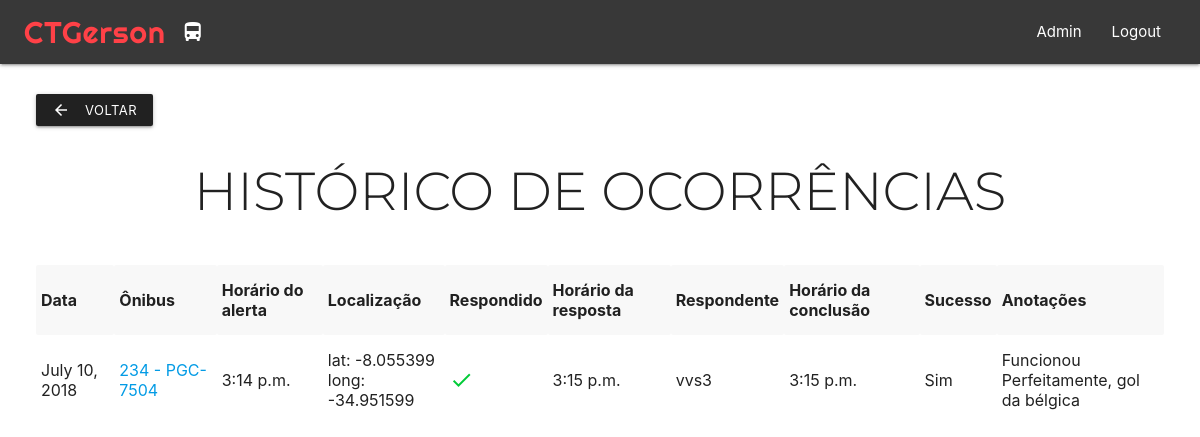
The page /lista_ocorrencias/ (signed in) on the database its author committed.
### CTGerson/models.py (models this page shows, shortened)
class Occurrence(models.Model):
    closed = models.BooleanField(default=False)
    date = models.DateField(default=timezone.localdate)
    bus = models.ForeignKey('CTGerson.Bus', on_delete=models.PROTECT, default=1)
    alert_time = models.TimeField(default=timezone.localtime)
    latitude = models.FloatField(default=0.0)
    longitude = models.FloatField(default=0.0)
    responded = models.BooleanField(default=False)
    response_time = models.TimeField(default=timezone.localtime)
    responder = models.ForeignKey('auth.User', on_delete=models.PROTECT, default=3)
    finish_time = models.TimeField(default=timezone.localtime)
    successfull = models.BooleanField(default=False)
    notes = models.TextField(blank=True)

class Bus(models.Model):
    plate = models.CharField(max_length=8)
    line_number = models.CharField(max_length=5)
    company = models.CharField(max_length=100)
    class Meta:
        permissions = (("can_see_bus_list", "See bus list"),)

### CTGerson/views.py (the view)
# urls.py: path('lista_ocorrencias/', views.occurrences_list, name='occurrences_list'),
@login_required
def occurrences_list(request):
    admin = request.user.groups.filter(name='Administrators').exists()
    occurrences = Occurrence.objects.all().filter(closed=True)
    return render(request, 'occurrences_list.html', {'admin': admin, 'occurrences': occurrences})

### CTGerson/templates/occurrences_list.html
{% extends 'base2.html' %}
{% block content %}
    <div class="row" style="margin-top: 30px;">
        <a href="http://127.0.0.1:8000/" class="waves-effect waves-light btn-small grey darken-4"><i class="material-icons left">arrow_back</i>Voltar</a>
    </div>
    <div class="page-title">
        <h2 style="text-align: center;">Histórico de ocorrências</h2>
        <br />
    </div>
    <div class="page-content">
        {% if occurrences %}
            <table class="striped responsive-table">
                <tr>
                    <th>Data</th>
                    <th>Ônibus</th>
                    <th>Horário do alerta</th>
                    <th>Localização</th>
                    <th>Respondido</th>
                    <th>Horário da resposta</th>
                    <th>Respondente</th>
                    <th>Horário da conclusão</th>
                    <th>Sucesso</th>
                    <th class="hide-on-small-and-down">Anotações</th>
                </tr>
                {% for occurrence in occurrences %}
                    <tr>
                        <td>{{ occurrence.date }}</td>
                        <td><a href="{% url 'bus_detail' pk=occurrence.bus.pk %}">{{ occurrence.bus.line_number }} - {{ occurrence.bus.plate }}</a></td>
                        <td>{{ occurrence.alert_time }}</td>
                        <td>lat: {{ occurrence.latitude }} <br />long: {{ occurrence.longitude }}</td>
                        {% if occurrence.responded %}
                                <td><i class="material-icons" style="color: #00cb37;">check</i></td>
                            {% else %}
                                <td><i class="material-icons" style="color: #ff272e;">clear</i></td>
                            {% endif %}
                        {% if occurrence.responded %}
                            <td>{{ occurrence.response_time }}</td>
                            <td>{{ occurrence.responder.username }}</td>
                            <td>{{ occurrence.finish_time }}</td>
                            {% if occurrence.successfull %}
                                <td>Sim</td>
                            {% else %}
                                <td>Não</td>
                            {% endif %}
                        <td class="hide-on-small-and-down"><p style="max-width: 200px;">{{ occurrence.notes }}</p></td>
                        {% else %}
                            <td>---</td>
                            <td>---</td>
                            <td>---</td>
                            <td>---</td>
                            <td>---</td>
                        {% endif %}
                    </tr>
                {% endfor %}
            </table>
        {% else %}
            <p>Nenhuma ocorrência encontrada</p>
        {% endif %}
    </div>
{% endblock content %}

### rows shown on the page
Occurrence: date "July 10, 2018", bus.line_number "234", bus.plate "PGC-7504", alert_time "3:14 p.m.", latitude "-8.055399", longitude "-34.951599", responded True (drawn), response_time "3:15 p.m.", responder.username "vvs3", finish_time "3:15 p.m.", successfull "Sim", notes "Funcionou Perfeitamente, gol da bélgica"
